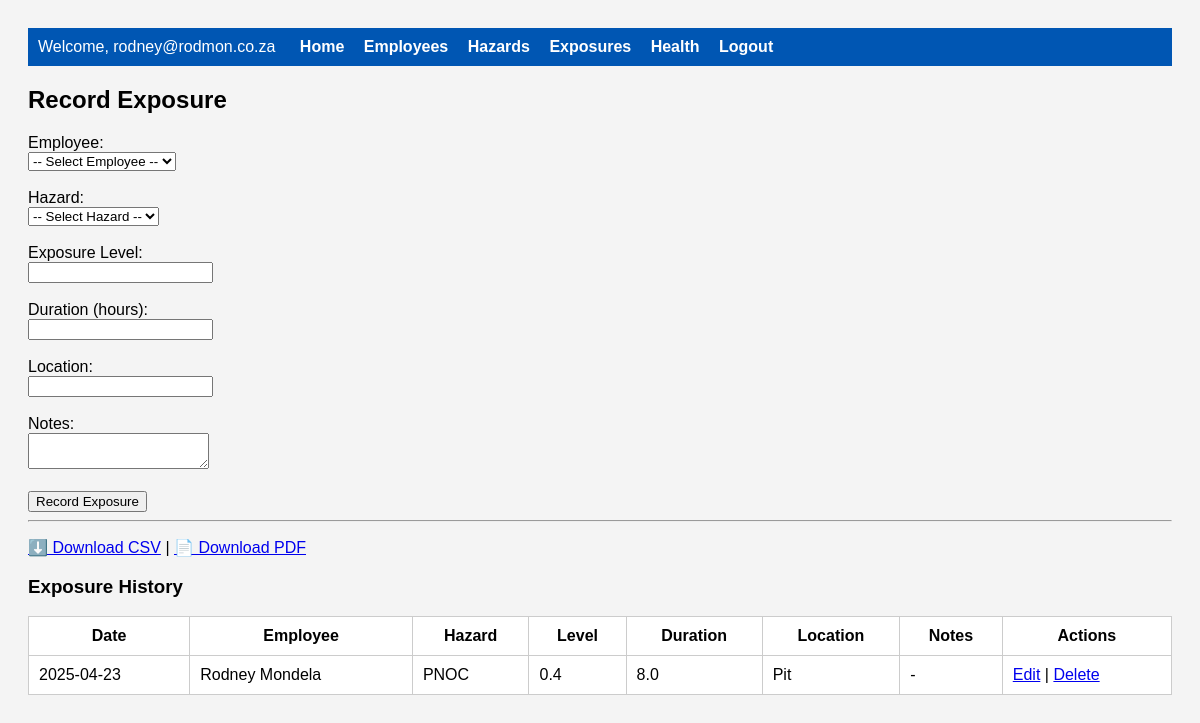
The page /exposures (signed in) on the database its author committed.
### models.py (models this page shows, shortened)
class User(db.Model, UserMixin):
    __tablename__ = 'users'
    __table_args__ = (
        Index('idx_users_username', 'username'),
        Index('idx_users_email', 'email'),
    )
    id = db.Column(db.Integer, primary_key=True)
    username = db.Column(db.String(100), unique=True, nullable=False)
    password_hash = db.Column(db.String(128), nullable=False)
    email = db.Column(db.String(120), unique=True, nullable=True)
    role = db.Column(db.String(50), nullable=False, default='user')
    last_login = db.Column(db.DateTime)
    created_at = db.Column(db.DateTime, default=datetime.utcnow)
    is_active = db.Column(db.Boolean, default=True)
    reset_token = db.Column(db.String(100), unique=True, nullable=True)
    reset_token_expires = db.Column(db.DateTime, nullable=True)

class Exposure(db.Model):
    __tablename__ = 'exposures'
    __table_args__ = (
        Index('idx_exposures_employee', 'employee_id'),
        Index('idx_exposures_hazard', 'hazard_id'),
        Index('idx_exposures_date', 'date'),
    )
    id = db.Column(db.Integer, primary_key=True)
    employee_id = db.Column(db.Integer, db.ForeignKey('employees.id', ondelete='CASCADE'), nullable=False)
    hazard_id = db.Column(db.Integer, db.ForeignKey('hazards.id', ondelete='CASCADE'), nullable=False)
    exposure_level = db.Column(db.Float, nullable=False)
    duration = db.Column(db.Float)  # Duration in hours
    date = db.Column(db.DateTime, nullable=False, default=datetime.utcnow)
    location = db.Column(db.String(100))
    notes = db.Column(db.Text)
    recorded_by = db.Column(db.Integer, db.ForeignKey('users.id'))
    created_at = db.Column(db.DateTime, default=datetime.utcnow)
    recorder = db.relationship('User', foreign_keys=[recorded_by])

class Employee(db.Model):
    __tablename__ = 'employees'
    __table_args__ = (
        Index('idx_employees_name', 'name'),
        Index('idx_employees_department', 'department'),
    )
    id = db.Column(db.Integer, primary_key=True)
    name = db.Column(db.String(100), nullable=False)
    job_title = db.Column(db.String(100), nullable=False)
    department = db.Column(db.String(100), nullable=False)
    hire_date = db.Column(db.Date)
    date_of_birth = db.Column(db.Date)
    contact_number = db.Column(db.String(20))
    emergency_contact = db.Column(db.String(100))
    emergency_phone = db.Column(db.String(20))
    created_at = db.Column(db.DateTime, default=datetime.utcnow)
    updated_at = db.Column(db.DateTime, default=datetime.utcnow, onupdate=datetime.utcnow)
    exposures = db.relationship('Exposure', backref='employee', lazy=True, cascade='all, delete-orphan')
    health_records = db.relationship('HealthRecord', backref='employee', lazy=True, cascade='all, delete-orphan')

class Hazard(db.Model):
    __tablename__ = 'hazards'
    __table_args__ = (
        Index('idx_hazards_name', 'name'),
        Index('idx_hazards_category', 'category'),
    )
    id = db.Column(db.Integer, primary_key=True)
    name = db.Column(db.String(100), nullable=False)
    category = db.Column(db.String(50), nullable=False)
    exposure_limit = db.Column(db.Float, nullable=False)
    unit = db.Column(db.String(20), default='dB(A)')
    description = db.Column(db.Text)
    safety_measures = db.Column(db.Text)
    created_at = db.Column(db.DateTime, default=datetime.utcnow)
    updated_at = db.Column(db.DateTime, default=datetime.utcnow, onupdate=datetime.utcnow)
    exposures = db.relationship('Exposure', backref='hazard', lazy=True, cascade='all, delete-orphan')

### app.py (the view, shortened to what this page needs)
@app.route('/exposures', methods=['GET', 'POST'])
@login_required
def manage_exposures():
    employees = Employee.query.order_by(Employee.name).all()
    hazards = Hazard.query.order_by(Hazard.name).all()
    exposures = Exposure.query.order_by(Exposure.date.desc()).all()
    return render_template('exposures.html', employees=employees, hazards=hazards, exposures=exposures)

### app.py (called while the page is built)
@login_manager.user_loader
def load_user(user_id):
    return User.query.get(int(user_id))

@app.context_processor
def inject_nav_links():
    return dict(
        nav_links=[
            ("Home", 'index'),
            ("Employees", 'manage_employees'),
            ("Hazards", 'manage_hazards'),
            ("Exposures", 'manage_exposures'),
            ("Health", 'manage_health'),
            ("Logout", 'logout')
        ] if current_user.is_authenticated else [
            ("Login", 'login'),
            ("Register", 'register')
        ]
    )

### templates/exposures.html (shortened to what this page needs)
{% extends "base.html" %}
{% block content %}
<h2>Record Exposure</h2>
<form method="POST">
    <label>Employee:<br>
        <select name="employee_id" required>
            <option value="">-- Select Employee --</option>
        </select>
    </label><br><br>
    <label>Hazard:<br>
        <select name="hazard_id" required>
            <option value="">-- Select Hazard --</option>
        </select>
    </label><br><br>
    <label>Exposure Level:<br><input type="text" name="exposure_level" required></label><br><br>
    <label>Duration (hours):<br><input type="text" name="duration"></label><br><br>
    <label>Location:<br><input type="text" name="location"></label><br><br>
    <label>Notes:<br><textarea name="notes"></textarea></label><br><br>
    <button type="submit">Record Exposure</button>
</form>
<hr>
<p><a href="{{ url_for('export_exposures') }}">⬇️ Download CSV</a> |
<a href="{{ url_for('export_exposures_pdf') }}">📄 Download PDF</a></p>
<h3>Exposure History</h3>
{% if exposures %}
<table>
    <thead>
        <tr><th>Date</th><th>Employee</th><th>Hazard</th><th>Level</th><th>Duration</th><th>Location</th><th>Notes</th><th>Actions</th></tr>
    </thead>
    <tbody>
    {% for x in exposures %}
        <tr>
            <td>{{ x.date.strftime('%Y-%m-%d') }}</td>
            <td>{{ x.employee.name }}</td>
            <td>{{ x.hazard.name }}</td>
            <td>{{ x.exposure_level }}</td>
            <td>{{ x.duration or '-' }}</td>
            <td>{{ x.location or '-' }}</td>
            <td>{{ x.notes or '-' }}</td>
            <td>
                <a href="{{ url_for('edit_exposure', exposure_id=x.id) }}">Edit</a> |
                <a href="{{ url_for('delete_exposure', exposure_id=x.id) }}" onclick="return confirm('Delete?')">Delete</a>
            </td>
        </tr>
    {% endfor %}
    </tbody>
</table>
{% else %}
<p>No exposures recorded yet.</p>
{% endif %}
{% endblock %}

### templates/base.html (shortened to what this page needs)
<!DOCTYPE html>
<html lang="en">
<head>
</head>
<body>
    <nav>
        {% if current_user.is_authenticated %}
            <span>Welcome, {{ current_user.username }}</span>
        {% endif %}
        {% for label, endpoint in nav_links %}
            <a href="{{ url_for(endpoint) }}">{{ label }}</a>
        {% endfor %}
    </nav>
    {% block content %}{% endblock %}
</body>
</html>

### templates/base.html (style rules this page uses)
body { font-family: Arial, sans-serif; padding: 20px; background-color: #f4f4f4; }
nav { background-color: #0056b3; padding: 10px; color: white; margin-bottom: 20px; }
nav a { color: white; margin-right: 15px; text-decoration: none; font-weight: bold; }
nav span { margin-right: 20px; }
table { background-color: white; width: 100%; border-collapse: collapse; }
th, td { padding: 10px; border: 1px solid #ccc; }

### rows shown on the page
User: username "rodney@rodmon.co.za"
Exposure: date "2025-04-23", employee.name "Rodney Mondela", hazard.name "PNOC", exposure_level "0.4", duration "8.0", location "Pit", notes "-"

### other values the page prints
{{ label }} "Home" "Employees" "Hazards" "Exposures" "Health" "Logout"
